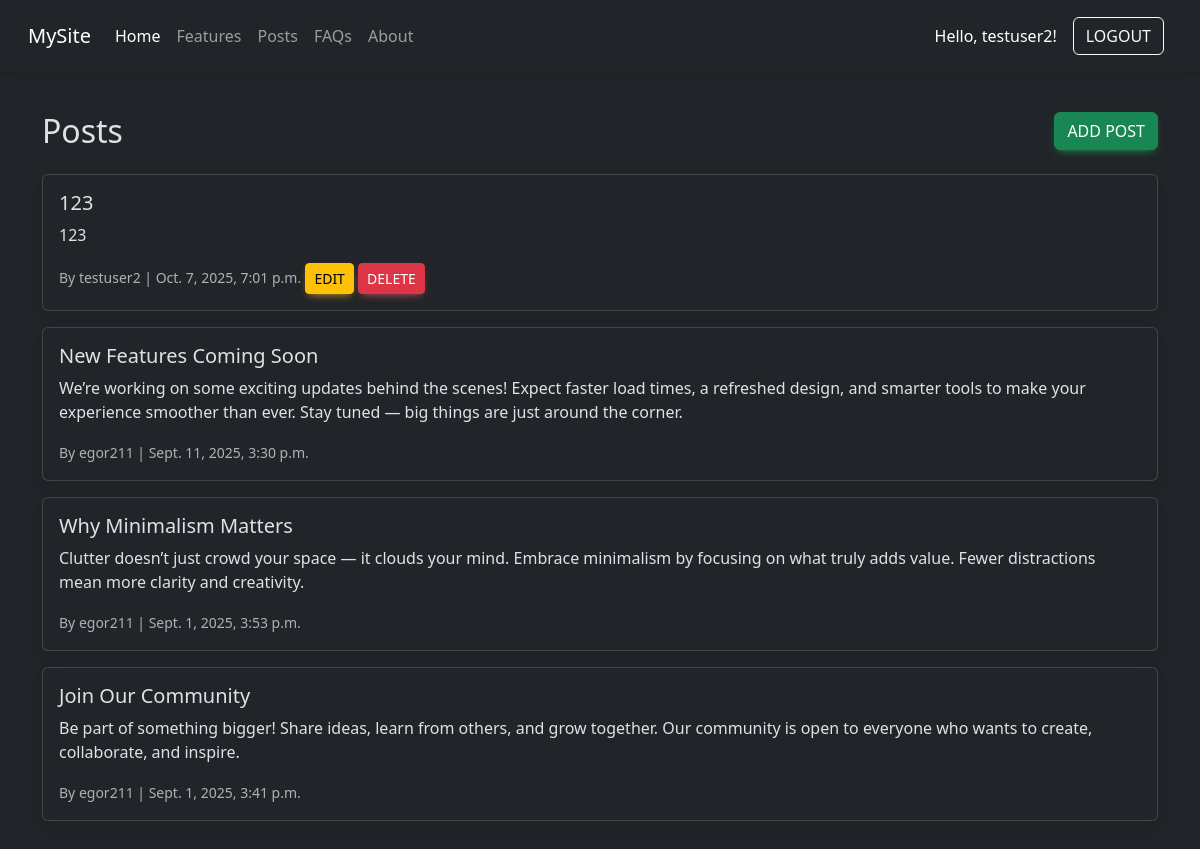
Screenshot of /posts (signed in) with the database file from the repository.
### blog/models.py (models this page shows, shortened)
class Post(models.Model):
    class Status(models.TextChoices):
        DRAFT = 'DF', 'Draft'
        PUBLISHED = 'PB', 'Published'
    title = models.CharField(max_length=250)
    slug = models.SlugField(max_length=250)
    author = models.ForeignKey(
        settings.AUTH_USER_MODEL,
        on_delete=models.CASCADE,
        related_name='blog_posts'
    )
    body = models.TextField()
    publish = models.DateTimeField(default=timezone.now)
    created = models.DateTimeField(auto_now_add=True)
    updated = models.DateTimeField(auto_now=True)
    department = models.ForeignKey(Department, on_delete=models.SET_NULL, null=True)
    status = models.CharField(
        max_length=2,
        choices=Status,
        default=Status.DRAFT
    )
    class Meta:
        ordering = ['-publish',]
        indexes = [
            models.Index(fields=['-publish']),
        ]

### blog/views.py (the view)
# urls.py: path('posts', views.posts, name='posts'),
def posts(request):
    posts = Post.objects.all()
    return render(request, "blog/posts.html", {"posts": posts})

### templates/blog/posts.html
{% extends "blog/base.html" %} {% block content %}
<div class="container mt-4">
  <div class="d-flex justify-content-between align-items-center mb-4">
    <h2 class="mb-0">Posts</h2>
    <a href="{% url 'add_post' %}" class="btn btn-success">Add post</a>
  </div>
  {% for post in posts %}
  <div class="card mb-3">
    <div class="card-body">
      <h5 class="card-title">{{ post.title }}</h5>
      <p class="card-text">{{ post.body }}</p>
      <small class="text-muted"
        >By {{ post.author }} | {{ post.created }}</small
      >
      {% if request.user == post.author %}
      <a href="{% url 'edit_post' post.id %}" class="btn btn-sm btn-warning"
        >Edit</a
      >
      <a href="{% url 'delete_post' post.id %}" class="btn btn-sm btn-danger"
        >Delete</a
      >
      {% endif %}
    </div>
  </div>
  {% empty %}
  <p>No posts found.</p>
  {% endfor %}
</div>
{%endblock %}

### templates/blog/base.html (shortened to what this page needs)
{% load static %}
<!DOCTYPE html>
<html lang="en">
  <head>
    <link
      href="https://cdnjs.cloudflare.com/ajax/libs/mdb-ui-kit/6.4.0/mdb.min.css"
      rel="stylesheet"
    />
    <link
      href="https://cdn.jsdelivr.net/npm/bootstrap@5.3.8/dist/css/bootstrap.min.css"
      rel="stylesheet"
    />
    <link
      href="https://cdn.jsdelivr.net/npm/bootstrap@5.3.8/dist/css/bootstrap.min.css"
      rel="stylesheet"
    />
    <link rel="stylesheet" href="{% static 'css/formexample.css' %}" />
    <html lang="en" class="h-100" data-bs-theme="dark"></html>
    <link
      rel="stylesheet"
      href="https://cdn.jsdelivr.net/npm/bootstrap@5.3.8/dist/css/bootstrap.min.css"
    />
    <link rel="stylesheet" href="{% static 'css/formexample.css' %}" />
    <link
      href="https://cdn.jsdelivr.net/npm/bootstrap@5.3.3/dist/css/bootstrap.min.css"
      rel="stylesheet"
    />
  </head>
  <body>
    <header>
      <nav
        class="navbar navbar-expand-lg navbar-dark w-100 h-100 p-3 mx-auto flex-column bg-dark"
      >
        <div class="container-fluid">
          <a class="navbar-brand" href="/">MySite</a>
          <div class="collapse navbar-collapse" id="navbarNav">
            <ul class="navbar-nav me-auto mb-2 mb-lg-0">
              <li class="nav-item">
                <a class="nav-link active" href="{%url 'home' %}">Home</a>
              </li>
              <li class="nav-item">
                <a class="nav-link" href="#">Features</a>
              </li>
              <li class="nav-item">
                <a class="nav-link" href="{%url 'posts'%}">Posts</a>
              </li>
              <li class="nav-item"><a class="nav-link" href="#">FAQs</a></li>
              <li class="nav-item">
                <a class="nav-link" href="{% url 'about' %}">About</a>
              </li>
            </ul>
            <div class="d-flex align-items-center">
              {% if request.user.is_authenticated %}
              <span class="text-white me-3"
                >Hello, {{ request.user.username }}!</span
              >
              <a href="{% url 'logout' %}" class="btn btn-outline-light me-2"
                >Logout</a
              >
              {% endif %}
            </div>
          </div>
        </div>
      </nav>
    </header>
    {% block content %} {% endblock %}
  </body>
</html>

### blog/static/css/formexample.css (style rules this page uses)
.container { border: none; box-shadow: none; padding: 16px; }

### rows the page displays
Post: title "123", body "123", author "testuser2", created "Oct. 7, 2025, 7:01 p.m.", shows "EDIT"
Post: title "New Features Coming Soon", body "We’re working on some exciting updates behind the scenes! Expect faster load times, a refreshed design, and smarter tools to make your experience smoother than ever. Stay tuned — big things are just around the corner.", author "egor211", created "Sept. 11, 2025, 3:30 p.m."
Post: title "Why Minimalism Matters", body "Clutter doesn’t just crowd your space — it clouds your mind. Embrace minimalism by focusing on what truly adds value. Fewer distractions mean more clarity and creativity.", author "egor211", created "Sept. 1, 2025, 3:53 p.m."
Post: title "Join Our Community", body "Be part of something bigger! Share ideas, learn from others, and grow together. Our community is open to everyone who wants to create, collaborate, and inspire.", author "egor211", created "Sept. 1, 2025, 3:41 p.m."

### other values shown
{{ request.user.username }} "testuser2"
